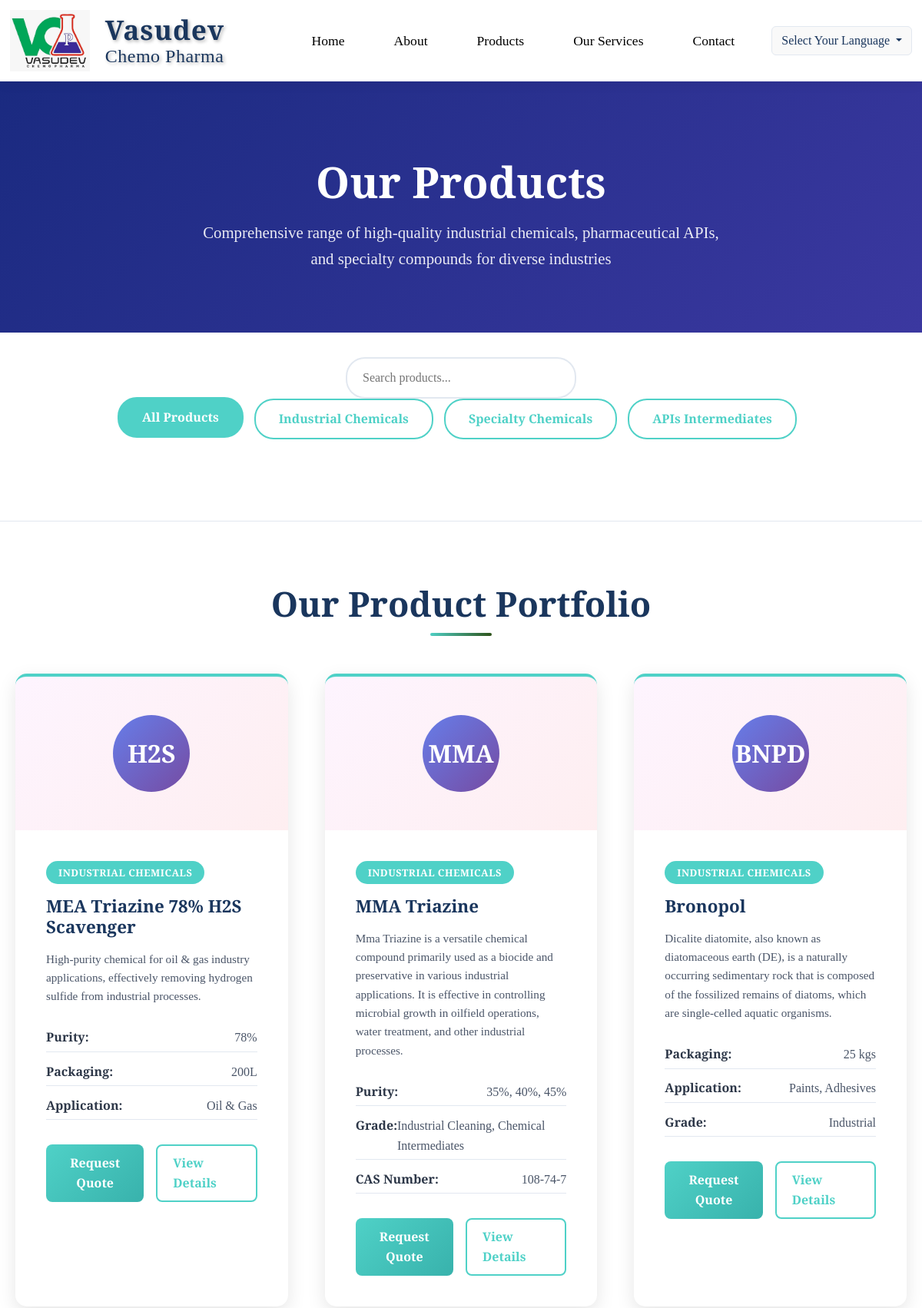
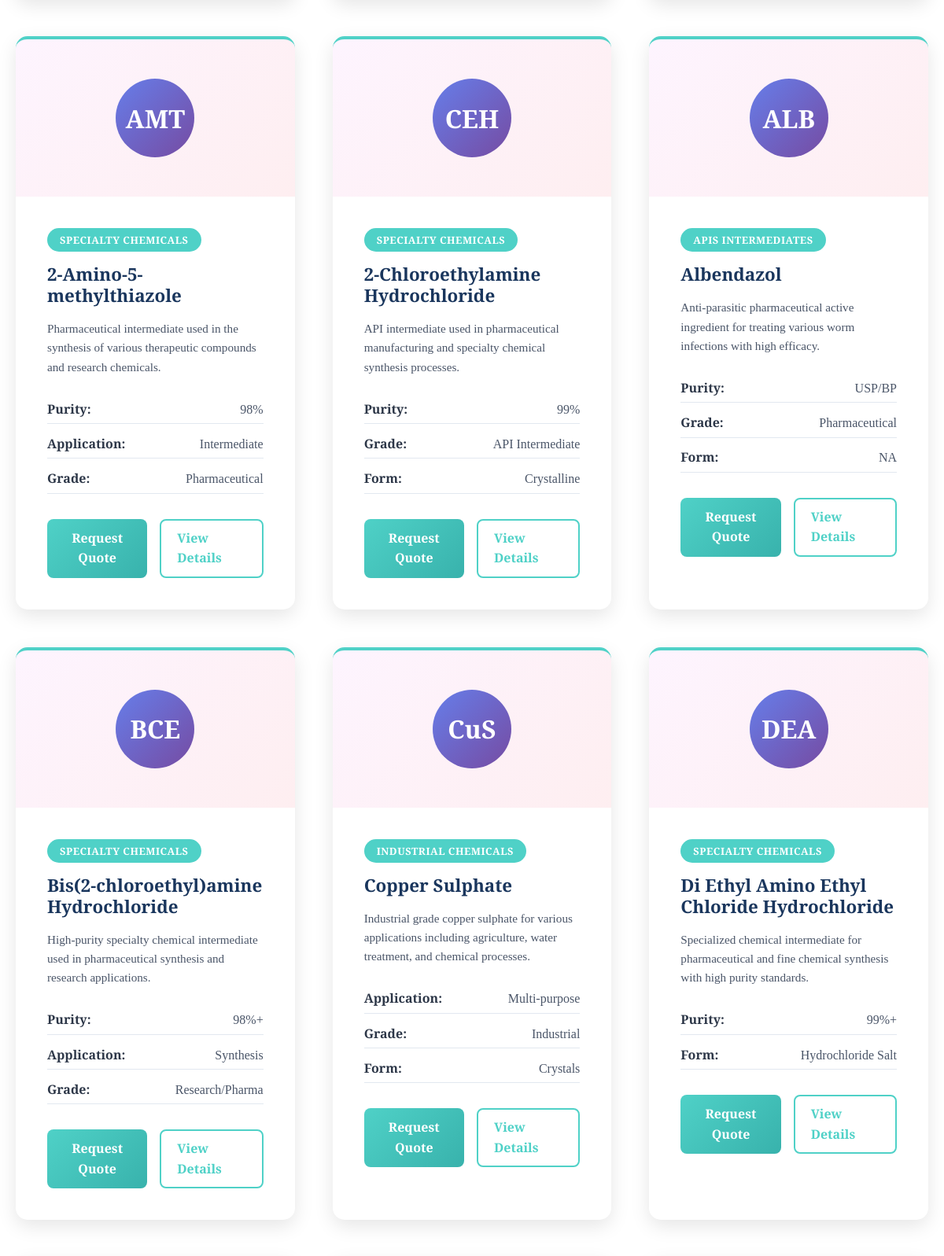
Page /products (upper part) on the committed database (2 pictures, top to bottom).
### app/models.py (models this page shows, shortened)
class ProductCategory(models.Model):
    name = models.CharField(max_length=100)
    slug = models.SlugField(unique=True)
    icon = models.CharField(max_length=50, help_text="Bootstrap icon class name")
    class Meta:
        verbose_name_plural = "Product Categories"

class Product(models.Model):
    priority = models.IntegerField(default=0, help_text="Higher number = higher priority (will appear first)")
    name = models.CharField(max_length=200)
    slug = models.SlugField(unique=True)
    category = models.ForeignKey(ProductCategory, on_delete=models.CASCADE, related_name='products')
    short_description = models.TextField()
    icon_text = models.CharField(max_length=10, help_text="Short text shown in product icon")
    purity = models.CharField(max_length=50, blank=True)
    packaging = models.CharField(max_length=100, blank=True)
    Product_Category = models.CharField(max_length=100, blank=True)
    application = models.CharField(max_length=100, blank=True)
    grade = models.CharField(max_length=100, blank=True)
    form = models.CharField(max_length=100, blank=True)
    cas_number = models.CharField(max_length=50, blank=True)
    created_at = models.DateTimeField(auto_now_add=True)
    updated_at = models.DateTimeField(auto_now=True)
    class Meta:
        ordering = ['-priority', 'name']
    @property
    def specs(self):
        specs = {}
        if self.purity:
            specs['Purity'] = self.purity
        if self.packaging:
            specs['Packaging'] = self.packaging
        if self.application:
            specs['Application'] = self.application
        if self.grade:
            specs['Grade'] = self.grade
        if self.form:
            specs['Form'] = self.form
        if self.cas_number:
            specs['CAS Number'] = self.cas_number
        return specs

### app/views.py (the view)
# urls.py: path('products', views.products, name='products'),
def products(request):
    categories = ProductCategory.objects.all()
    products = Product.objects.select_related('category').all()
    context = {
        'categories': categories,
        'products': products,
    }
    return render(request, 'products.html', context)

### app/templates/products.html (shortened to what this page needs)
<!DOCTYPE html>
{% load static %}
<html lang="en">
<head>
    <link href="https://cdn.jsdelivr.net/npm/bootstrap@5.3.2/dist/css/bootstrap.min.css" rel="stylesheet">
    <link rel="stylesheet" href="https://cdn.jsdelivr.net/npm/bootstrap-icons@1.11.2/font/bootstrap-icons.css">
</head>
<body>
    <header>
        {% include 'navbar.html' %}
    </header>
    <section class="page-header">
        <div class="container">
            <h1>Our Products</h1>
            <p>Comprehensive range of high-quality industrial chemicals, pharmaceutical APIs, and specialty compounds
                for diverse industries</p>
        </div>
    </section>
    <section class="filter-section">
        <div class="container">
            <div class="filter-controls">
                <input type="text" class="search-box" id="searchBox" placeholder="Search products...">
            </div>
            <div class="categories-nav">
                <button class="category-btn active" data-category="all">All Products</button>
                {% for category in categories %}
                <button class="category-btn" data-category="{{ category.slug }}">{{ category.name }}</button>
                {% endfor %}
            </div>
        </div>
    </section>
    <section class="section products-section">
        <div class="container">
            <h2 class="section-title">Our Product Portfolio</h2>
            <div class="products-grid" id="productsGrid">
                {% for product in products %}
                <div class="product-card" data-category="{{ product.category.slug }}">
                    <div class="product-image">
                        <div class="product-bg"></div>
                        <div class="product-icon">{{ product.icon_text }}</div>
                    </div>
                    <div class="product-content">
                        <div class="product-category">{{ product.category.name }}</div>
                        <h3>{{ product.name }}</h3>
                        <p class="product-description">{{ product.short_description }}</p>
                        <div class="product-specs">
                            {% for label, value in product.specs.items %}
                            <div class="spec-item">
                                <span class="spec-label">{{ label }}:</span>
                                <span class="spec-value">{{ value }}</span>
                            </div>
                            {% endfor %}
                        </div>
                        <div class="product-actions">
                             <button class="btn-primary"
                                onclick="window.location.href='{% url 'contact' %}?product={{ product.slug }}'">Request
                                Quote</button>
                            <a href="{% url 'product_detail' slug=product.slug %}" class="btn-secondary">View
                                Details</a>
                        </div>
                    </div>
                </div>
                {% endfor %}
            </div>
        </div>
    </section>
</body>
</html>

### app/templates/navbar.html (shortened to what this page needs)
{% load static %}
<nav class="navbar-container">
    <a href="/" class="logo">
        <img src="{% static 'media/logo.jpg' %}" alt="Vasudev Chemo Pharma Logo" class="logo-img">
        <span class="logo-text">
            <span class="vasudev">Vasudev</span>
            <span class="chemo-pharma">Chemo Pharma</span>
        </span>
    </a>
    <ul class="nav-links" id="navLinks">
        <li><a href="/">Home</a></li>
        <li><a href="/aboutus">About</a></li>
        <li><a href="/products">Products</a></li>
        <li><a href="/ourservices">Our Services</a></li>
        <li><a href="/#contact">Contact</a></li>
        <li>
            <div class="dropdown">
                <button class="btn dropdown-toggle" type="button" id="languageDropdown" data-bs-toggle="dropdown"
                    aria-expanded="false">
                    Select Your Language
                </button>
            </div>
        </li>
    </ul>
</nav>

### app/templates/products.html (style rules this page uses)
* { margin: 0; padding: 0; box-sizing: border-box; }
html { scroll-behavior: smooth; }
body { font-family: 'Libre Baskerville', serif; line-height: 1.6; color: #000000; background-color: #f8f9fa; }
.container { max-width: 1200px; margin: 0 auto; padding: 0 20px; }
header { background-color: #3B38A0; padding: 1rem 0; position: sticky; top: 0; z-index: 1000; box-shadow: 0 4px 15px rgba(0, 0, 0, 0.2); }
nav { display: flex; justify-content: space-between; align-items: center; flex-wrap: wrap; }
.logo { font-size: 1.8rem; font-weight: 700; color: #ffffff; text-decoration: none; text-shadow: 2px 2px 4px rgba(0, 0, 0, 0.3); }
.nav-links { display: flex; list-style: none; gap: 2rem; }
.nav-links a { color: #ffffff; text-decoration: none; font-weight: 400; transition: all 0.3s ease; padding: 0.5rem 1rem; border-radius: 4px; }
.page-header { background: linear-gradient(135deg, #1A2A80, #3B38A0); color: white; padding: 100px 0 80px; text-align: center; }
.page-header h1 { font-size: 3.5rem; margin-bottom: 1rem; font-weight: 700; }
.page-header p { font-size: 1.3rem; opacity: 0.9; max-width: 700px; margin: 0 auto; }
.section { padding: 80px 0; }
.section-title { text-align: center; font-size: 2.8rem; margin-bottom: 4rem; color: #1a365d; font-weight: 700; position: relative; }
.section-title::after { content: ''; position: absolute; bottom: -15px; left: 50%; transform: translateX(-50%); width: 80px; height: 4px; background: linear-gradient(135deg, #4fd1c7, #2d5016); border-radius: 2px; }
.categories-nav { text-align: center; margin-bottom: 4rem; }
.category-btn { background: transparent; border: 2px solid #4fd1c7; color: #4fd1c7; padding: 12px 30px; margin: 0 10px 10px 0; border-radius: 25px; cursor: pointer; font-family: 'Libre Baskerville', serif; font-weight: 600; transition: all 0.3s ease; }
.category-btn:hover, .category-btn.active { background: #4fd1c7; color: white; transform: translateY(-2px); }
.products-section { background: #ffffff; }
.products-grid { display: grid; grid-template-columns: repeat(auto-fit, minmax(350px, 1fr)); gap: 3rem; }
.product-card { background: white; border-radius: 15px; overflow: hidden; box-shadow: 0 8px 25px rgba(0, 0, 0, 0.1); transition: all 0.3s ease; border-top: 4px solid #4fd1c7; position: relative; }
.product-image { height: 200px; display: flex; align-items: center; justify-content: center; position: relative; overflow: hidden; }
.product-icon { width: 100px; height: 100px; background: linear-gradient(135deg, #667eea, #764ba2); border-radius: 50%; display: flex; align-items: center; justify-content: center; font-size: 2rem; color: white; font-weight: 700; position: relative; z-index: 2; }
.product-bg { position: absolute; top: 0; left: 0; right: 0; bottom: 0; background: linear-gradient(135deg, #f093fb 0%, #f5576c 100%); opacity: 0.1; }
.product-content { padding: 2.5rem; }
.product-category { background: #4fd1c7; color: white; padding: 0.3rem 1rem; border-radius: 15px; font-size: 0.8rem; font-weight: 600; display: inline-block; margin-bottom: 1rem; text-transform: uppercase; letter-spacing: 0.5px; }
.product-card h3 { color: #1a365d; margin-bottom: 1rem; font-weight: 700; font-size: 1.4rem; }
.product-description { color: #4a5568; margin-bottom: 1.5rem; line-height: 1.6; font-size: 0.95rem; }
.product-specs { margin-bottom: 2rem; }
.spec-item { display: flex; justify-content: space-between; margin-bottom: 0.5rem; padding: 0.3rem 0; border-bottom: 1px solid #e2e8f0; }
.spec-label { font-weight: 600; color: #2d3748; }
.spec-value { color: #4a5568; }
.product-actions { display: flex; gap: 1rem; }
.btn-primary { background: linear-gradient(135deg, #4fd1c7, #38b2ac); border: none; color: white; padding: 12px 20px; border-radius: 8px; cursor: pointer; font-family: 'Libre Baskerville', serif; font-weight: 600; transition: all 0.3s ease; flex: 1; }
.btn-secondary { background: transparent; border: 2px solid #4fd1c7; color: #4fd1c7; padding: 10px 20px; border-radius: 8px; cursor: pointer; font-family: 'Libre Baskerville', serif; font-weight: 600; transition: all 0.3s ease; flex: 1; text-decoration: none; }
.filter-section { background: #ffffff; padding: 2rem 0; border-bottom: 1px solid #e2e8f0; }
.filter-controls { display: flex; justify-content: center; gap: 1rem; flex-wrap: wrap; }
.search-box { padding: 12px 20px; border: 2px solid #e2e8f0; border-radius: 25px; font-family: 'Libre Baskerville', serif; font-size: 1rem; width: 300px; transition: border-color 0.3s ease; }

### rows in the picture
ProductCategory: name "Industrial Chemicals"
ProductCategory: name "Specialty Chemicals"
ProductCategory: name "APIs Intermediates"
Product: icon_text "H2S", category.name "INDUSTRIAL CHEMICALS", name "MEA Triazine 78% H2S Scavenger", short_description "High-purity chemical for oil & gas industry applications, effectively removing hydrogen sulfide from industrial processes.", specs "Purity" "Packaging" "Application", specs "78%" "200L" "Oil & Gas"
Product: icon_text "MMA", category.name "INDUSTRIAL CHEMICALS", name "MMA Triazine", short_description "Mma Triazine is a versatile chemical compound primarily used as a biocide and preservative in various industrial applications. It is effective in controlling microbial growth in oilfield operations, water treatment, and other industrial processes.", specs "Purity" "Grade" "CAS Number", specs "35%, 40%, 45%" "Industrial Cleaning, Chemical Intermediates" "108-74-7"
Product: icon_text "BNPD", category.name "INDUSTRIAL CHEMICALS", name "Bronopol", short_description "Dicalite diatomite, also known as diatomaceous earth (DE), is a naturally occurring sedimentary rock that is composed of the fossilized remains of diatoms, which are single-celled aquatic organisms.", specs "Packaging" "Application" "Grade", specs "25 kgs" "Paints, Adhesives" "Industrial"
Product: icon_text "AMT", category.name "SPECIALTY CHEMICALS", name "2-Amino-5-methylthiazole", short_description "Pharmaceutical intermediate used in the synthesis of various therapeutic compounds and research chemicals.", specs "Purity" "Application" "Grade", specs "98%" "Intermediate" "Pharmaceutical"
Product: icon_text "CEH", category.name "SPECIALTY CHEMICALS", name "2-Chloroethylamine Hydrochloride", short_description "API intermediate used in pharmaceutical manufacturing and specialty chemical synthesis processes.", specs "Purity" "Grade" "Form", specs "99%" "API Intermediate" "Crystalline"
Product: icon_text "ALB", category.name "APIS INTERMEDIATES", name "Albendazol", short_description "Anti-parasitic pharmaceutical active ingredient for treating various worm infections with high efficacy.", specs "Purity" "Grade" "Form", specs "USP/BP" "Pharmaceutical" "NA"
Product: icon_text "BCE", category.name "SPECIALTY CHEMICALS", name "Bis(2-chloroethyl)amine Hydrochloride", short_description "High-purity specialty chemical intermediate used in pharmaceutical synthesis and research applications.", specs "Purity" "Application" "Grade", specs "98%+" "Synthesis" "Research/Pharma"
Product: icon_text "CuS", category.name "INDUSTRIAL CHEMICALS", name "Copper Sulphate", short_description "Industrial grade copper sulphate for various applications including agriculture, water treatment, and chemical processes.", specs "Application" "Grade" "Form", specs "Multi-purpose" "Industrial" "Crystals"
Product: icon_text "DEA", category.name "SPECIALTY CHEMICALS", name "Di Ethyl Amino Ethyl Chloride Hydrochloride", short_description "Specialized chemical intermediate for pharmaceutical and fine chemical synthesis with high purity standards.", specs "Purity" "Form", specs "99%+" "Hydrochloride Salt"
